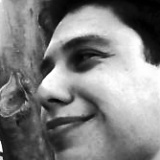
#> input picture ProyectoRostros-main/ProyectoRostros-main/data/02_processed/Alumno_Bernardo/rostro_142.jpg, 160 x 160 px
$ python reconocimiento_facial_multiclase.py
#> lines starting #> are read from the running program, lines starting #| are printed output that depends on the picture
import cv2
import os
import numpy as np

# ==========================================
# CONFIGURACIÓN
# ==========================================
DATASET_DIR = 'data/02_processed'
MODEL_FILE = 'modelo_lbph.yml'
LABELS_FILE = 'etiquetas.npy'
IMAGE_SIZE = (160, 160)

# Umbral de confianza:
# Valores más bajos = más estricto
# Valores más altos = más permisivo
#Define si el rostro será reconocido o marcado como desconocido
CONFIDENCE_THRESHOLD = 70

# Lista de personas permitidas para el reconocimiento
PERSONAS_PERMITIDAS = [
    # Alumnos
    "Alumno_Bernardo",
    "Alumno_Gabriel",
    "Alumno_Lanna",
    "Alumno_Francisco",

    # Famosos
    "Brad Pitt",
    "Hugh Jackman",
    "Jennifer Lawrence",
    "Leonardo DiCaprio",
    "Megan Fox",
    "Robert Downey Jr"
]

# ==========================================
# CARGAR DATASET
# ==========================================
# Carga las imágenes, asigna etiquetas numéricas y crea un mapa de etiquetas.
def cargar_dataset():
    faces = []
    labels = []
    label_map = {}
    current_label = 0

    print("Cargando dataset...\n")

    if not os.path.exists(DATASET_DIR):
        print(f"ERROR: No existe la carpeta {DATASET_DIR}")
        return [], np.array([]), {}

    for person_name in os.listdir(DATASET_DIR):

        # Solo procesar las personas permitidas
        if person_name not in PERSONAS_PERMITIDAS:
            continue

        person_path = os.path.join(DATASET_DIR, person_name)

        if not os.path.isdir(person_path):
            continue

        print(f"Procesando: {person_name}")

        label_map[current_label] = person_name
        count = 0

        for file in os.listdir(person_path):

            file_lower = file.lower()

            # Aceptar formatos comunes de imagen
            if not file_lower.endswith(('.jpg', '.jpeg', '.png', '.jfif', '.bmp')):
                continue

            img_path = os.path.join(person_path, file)

            try:
                # Leer imagen en escala de grises
                img = cv2.imread(img_path, cv2.IMREAD_GRAYSCALE)
#> img is the input picture: shape (160, 160); min 0, max 255, mean 128.8

                if img is None:
                    print("No se pudo leer:", img_path)
                    continue

                # Normalizar imagen
                img = cv2.equalizeHist(img)
                img = cv2.resize(img, IMAGE_SIZE)

                faces.append(img)
                labels.append(current_label)
                #Guarda imágenes y etiquetas

                count += 1

            except Exception as e:
                print("Error con imagen:", img_path, e)
                continue

        print(f"  -> imágenes cargadas: {count}")

        current_label += 1
#> current_label = 1

    print("\n================================")
    print(f"Total imágenes: {len(faces)}")
    print(f"Clases: {len(label_map)}")
    print("================================\n")

    return faces, np.array(labels), label_map


# ==========================================
# ENTRENAR MODELO
# ==========================================
def entrenar_modelo():
    faces, labels, label_map = cargar_dataset()

    if len(faces) == 0:
        print("ERROR: No hay imágenes para entrenar.")
        return None, None

    #Crea el modelo LBPH y lo entrena con las imágenes y etiquetas cargadas
    #Local Binary Patterns Histograms
    #Analiza texturas y patrones faciales
    recognizer = cv2.face.LBPHFaceRecognizer_create()
    #El modelo aprende patrones faciales
    recognizer.train(faces, labels)
    #Guarda el entrenamiento realizado
    recognizer.save(MODEL_FILE)
    #Relaciona nombres con IDs internos
    np.save(LABELS_FILE, label_map)

    print("Modelo entrenado correctamente.")
    print(f"Modelo guardado en: {MODEL_FILE}")
    print(f"Etiquetas guardadas en: {LABELS_FILE}")

    return recognizer, label_map


# ==========================================
# CARGAR MODELO
# ==========================================
def cargar_modelo():
    if not os.path.exists(MODEL_FILE) or not os.path.exists(LABELS_FILE):
        print("No se encontró el modelo entrenado. Entrenando automáticamente...")
        return entrenar_modelo()

    recognizer = cv2.face.LBPHFaceRecognizer_create()
    #Carga el modelo previamente entrenado
    recognizer.read(MODEL_FILE)

    #Carga nombres asociados a IDs
    label_map = np.load(LABELS_FILE, allow_pickle=True).item()

    print("Modelo cargado correctamente.")
    return recognizer, label_map


# ==========================================
# RECONOCIMIENTO EN TIEMPO REAL
# ==========================================
def reconocer():
    recognizer, label_map = cargar_modelo()

    if recognizer is None:
        return

    face_cascade = cv2.CascadeClassifier(
        cv2.data.haarcascades + 'haarcascade_frontalface_default.xml'
    )
    #Activa reconocimiento en tiempo real usando la cámara web
    cap = cv2.VideoCapture(0)

    if not cap.isOpened():
        print("ERROR: No se pudo abrir la cámara.")
        return

    print("Cámara iniciada. Presiona 'q' para salir.")

    while True:
        ret, frame = cap.read()
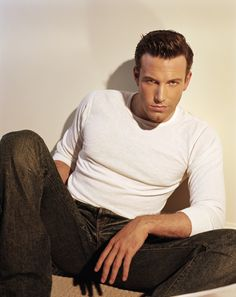
#> input picture Ejercicios En Clase/Identificacion de famosos/data/train/ben_afflek/httpssmediacacheakpinimgcomxdfdfadcfeabjpg.jpg, 236 x 297 px, given in place of the camera
#> frame is the input picture: shape (297, 236, 3); mean B, G, R 128.8, 143.8, 160
        if not ret:
            break

        # Convertir a escala de grises
        gray = cv2.cvtColor(frame, cv2.COLOR_BGR2GRAY)
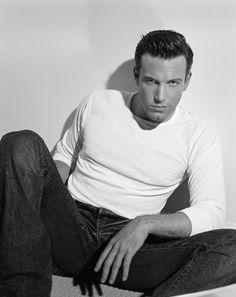
#> gray: shape (297, 236); min 0, max 253, mean 146.9

        # Detectar rostros
        #Detecta rostros dentro del frame usando el clasificador Haar Cascade
        faces = face_cascade.detectMultiScale(
            gray,
            scaleFactor=1.2,
            minNeighbors=5,
            minSize=(80, 80)
        )
#> faces = ()

        for (x, y, w, h) in faces:
            try:
                # Extraer rostro
                face = gray[y:y+h, x:x+w]

                # Normalizar igual que en entrenamiento
                face = cv2.equalizeHist(face)
                face = cv2.resize(face, IMAGE_SIZE)

                # Predicción, Predice identidad y confianza usando el modelo entrenado
                label, confidence = recognizer.predict(face)

                # Si la confianza es buena y la etiqueta existe,
                # mostrar nombre; en otro caso, "Desconocido"
                if confidence < CONFIDENCE_THRESHOLD and label in label_map:
                    name = label_map[label]
                else:
                    name = "Desconocido"

                # Texto con confianza
                texto = f"{name} ({confidence:.1f})"

                # Color:
                # Verde = reconocido
                # Rojo = desconocido
                color = (0, 255, 0) if name != "Desconocido" else (0, 0, 255)

                # Dibujar rectángulo y texto
                #Muestra nombre y recuadro del rostro en pantalla
                cv2.rectangle(frame, (x, y), (x + w, y + h), color, 2)

                cv2.putText(
                    frame,
                    texto,
                    (x, y - 10),
                    cv2.FONT_HERSHEY_SIMPLEX,
                    0.7,
                    color,
                    2
                )

            except Exception as e:
                print("Error durante reconocimiento:", e)
                continue
#> this loop made 0 passes

        # Mostrar ventana
        cv2.imshow("Reconocimiento Facial", frame)

        # Salir con 'q'
        if cv2.waitKey(1) & 0xFF == ord('q'):
#> (key q is pressed here)
            break

    # Liberar recursos
    cap.release()
    cv2.destroyAllWindows()


# ==========================================
# MAIN
# ==========================================
if __name__ == "__main__":
    reconocer()
